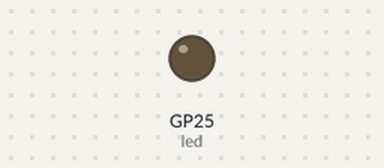
Bench run of a program on a simulated Raspberry Pi Pico running MicroPython. Shown: output pins drawn as LEDs (lit = HIGH).

Above: at 0.4 s.
At 2.57 s:
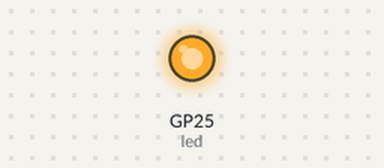
Timing chart, 0 to 3.0 s (numbered marks = the images above):
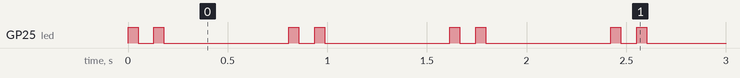

The program:

heatbeat.py
```python
from machine import Pin
import time

led = Pin('LED', Pin.OUT)

def heatbeat(bpm=70):
    cycle = 60 / bpm

    led.on()
    time.sleep(0.05)
    led.off()
    time.sleep(0.08)

    led.on()
    time.sleep(0.05)
    led.off()

    time.sleep(cycle - 0.23)

while True:
    heatbeat(bpm=70)
```

Measured:
- by itself, GP25 (led): repeats every 0.81 s: LOW 0.08 s, HIGH 0.05 s, LOW 0.63 s, HIGH 0.05 s
- by itself, everything shown: repeats every 0.81 s, in 4 steps
